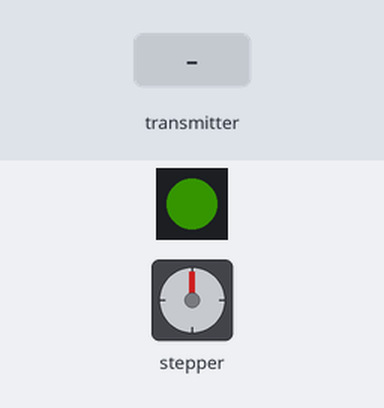
Recording of a program running on a simulated ESP32. Shown: 1 RGB LEDs in strip order, left to right, stepper motor. The test bench sets the inputs (shaded band). Dim RGB values are drawn brighter than linear; stepper angles assume 2048 steps per turn; what the program prints to the serial monitor is not drawn.

Above: at 6.2 s.
6.3 s: the transmitter starts sending direction = 0
At 8.05 s:
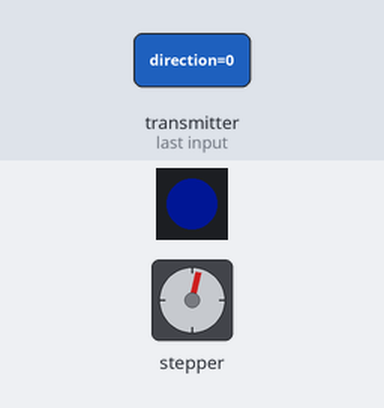
9.3 s: the transmitter starts sending direction = 64
At 10.3 s:
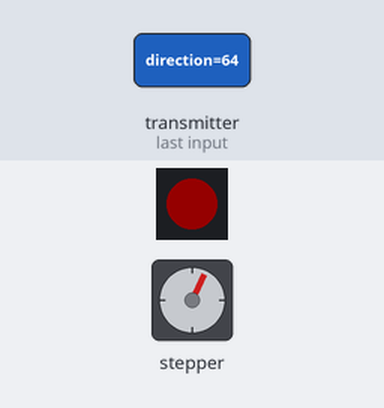
12.3 s: the transmitter starts sending direction = 128
At 12.77 s:
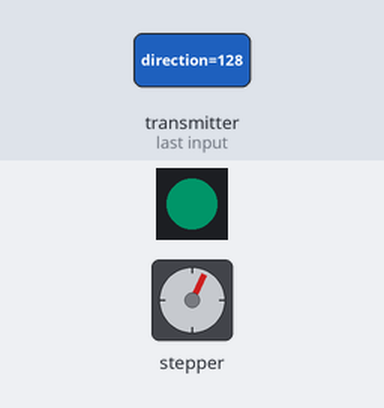
15.3 s: the transmitter starts sending direction = 0
At 16.4 s:
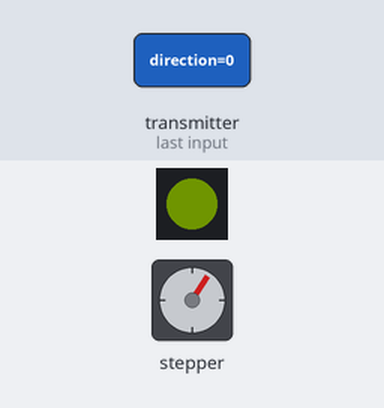
18.3 s: the transmitter starts sending direction = 255
At 19.74 s:
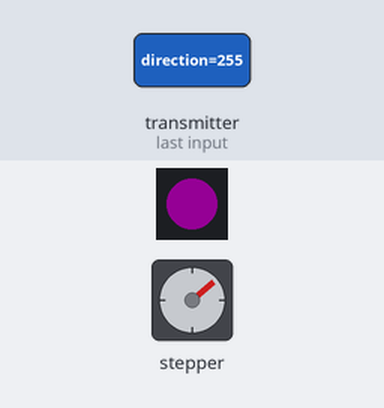
21.3 s: the transmitter starts sending direction = 0
At 21.45 s:
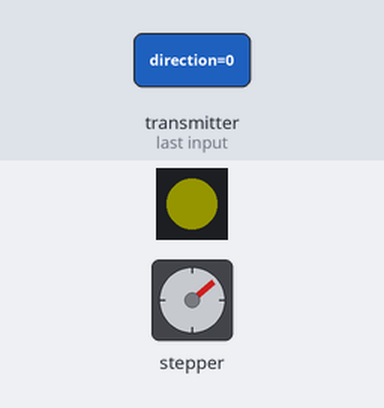
Timing chart, 0 to 41.7 s (numbered marks = the images above; inputs shaded):
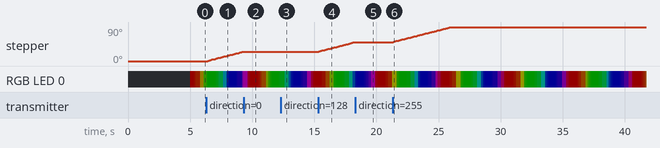

Measured:
- after the input at 9.3 s, stepper: stops changing and stays 25°
- after the input at 15.3 s, stepper: keeps turning clockwise at about 9°/s, starting after 0.06 s
- after the input at 18.3 s, stepper: stops changing and stays 50°
- after the input at 21.3 s, stepper: turns 40° clockwise in 4.6 s, starting at once

The program:

main.cpp
```cpp
#include "global.h"
#include "led_blinky.h"
#include "neo_blinky.h"
#include "task_espnow.h"
#include "stepper_control.h"

void setup()
{
    Serial.begin(115200);
    delay(5000);
    Serial.println("---Starting setup---");

    WiFi.mode(WIFI_STA);
    WiFi.disconnect();
    Serial.print("DIA CHI MAC CUA MACH QUAT: ");
    Serial.println(WiFi.macAddress());

    neo_setup();
    task_espnow();
    step_setup();

    xTaskCreate(neo_animation, "Task NEO Animation", 2048, NULL, 5, NULL);
    xTaskCreate(task_stepper, "Task Stepper Control", 4096, NULL, 5, NULL);
}

void loop()
{
    // Serial.println("Main loop is running...");
    vTaskDelay(pdMS_TO_TICKS(1000));
}
```

global.h
```cpp
#ifndef __GLOBAL_H__
#define __GLOBAL_H__

#include <Arduino.h>
#include "freertos/FreeRTOS.h"
#include "freertos/task.h"
#include "freertos/semphr.h"
#include <WiFi.h>

#define NEO_PIN     48
// #define LED_COUNT   1
// #define LED_GPIO    44

#define RX_FROM_CAM 16
#define TX_TO_CAM   17

typedef struct struct_message {
    uint8_t direction; // 0: Trái, 1: Giữa, 2: Phải, 3: Không người
} struct_message;

extern struct_message myData;

#endif
```

led_blinky.h
```cpp
// #ifndef __LED_BLINKY__
// #define __LED_BLINKY__
// #include <Arduino.h>
// #include "global.h"

// void led_setup();
// void led_blinky(void *pvParameters);

// #endif
```

neo_blinky.h
```cpp
#ifndef __NEO_BLINKY__
#define __NEO_BLINKY__
#include <Arduino.h>
#include <Adafruit_NeoPixel.h>
#include "global.h"


void neo_setup();
void neo_animation(void *pvParameters);
void neo_blinky();

#endif
```

stepper_control.h
```cpp
#ifndef _STEPPER_CONTROL_H
#define _STEPPER_CONTROL_H

#include "global.h"
#include <AccelStepper.h>


void step_setup();
void step_control(int state);
void task_stepper(void *pvParameters);


#endif // _STEPPER_CONTROL_H
```

task_espnow.h
```cpp
#ifndef __TASK_ESPNOW_H__
#define __TASK_ESPNOW_H__

#include "global.h"
#include <Arduino.h>
#include <esp_now.h>

void task_espnow();

#endif // __TASK_ESPNOW_H__
```

global.cpp
```cpp
#include "global.h"
```

led_blinky.cpp
```cpp
// #include "led_blinky.h"
// #include "global.h"

// void led_blinky(void *pvParameters) {
//     pinMode(LED_GPIO, OUTPUT);

//     while (1) {
//         digitalWrite(LED_GPIO, HIGH);
//         vTaskDelay(pdMS_TO_TICKS(500));
//         digitalWrite(LED_GPIO, LOW);
//         vTaskDelay(pdMS_TO_TICKS(500));
//     }
// }
```

neo_blinky.cpp
```cpp
#include "neo_blinky.h"

Adafruit_NeoPixel strip(1, NEO_PIN, NEO_GRB + NEO_KHZ800);

void neo_setup()
{
    strip.begin();
    strip.clear();
    strip.show();
    strip.setBrightness(20);
    // Serial.println("---NeoPixel ready!---");
};

void neo_animation(void *pvParameters)
{
    while (1)
    {
        for (long firstPixelHue = 0; firstPixelHue < 65536; firstPixelHue += 256)
        {
            int pixelHue = firstPixelHue + (0 * 65536L / strip.numPixels());
            strip.setPixelColor(0, strip.gamma32(strip.ColorHSV(pixelHue)));
            strip.show();

            vTaskDelay(pdMS_TO_TICKS(20));
        }
    }
}

void neo_blinky()
{
    digitalWrite(NEO_PIN, !digitalRead(NEO_PIN));
}
```

stepper_control.cpp
```cpp
#include "stepper_control.h"

#define IN1 15
#define IN2 16
#define IN3 17
#define IN4 18

AccelStepper stepper(AccelStepper::FULL4WIRE, IN1, IN3, IN2, IN4);

int stepsPerRevolution = 2048;
float max_speed = 400.0;

const long max_left_pos = -512;
const long max_right_pos = 512;

float tracking_speed = 50.0;
float search_speed = 30.0;

volatile int current_state = 3;

volatile unsigned long last_ai_command_time = 0;

volatile unsigned long time_person_lost = 0;

int sweep_direction = 1;

void step_setup()
{
    stepper.setMaxSpeed(600.0);
    stepper.setCurrentPosition(0);
    Serial.println("---Stepper Ready---");
}

void step_control(int state)
{
    last_ai_command_time = millis();

    if (state != 3)
    {
        time_person_lost = 0;
    }

    if (current_state != state)
    {
        Serial.print("Đã nhận lệnh AI: ");
        Serial.print(state);

        current_state = state;
        if (current_state == 0)
            Serial.println(" -> Yêu cầu quay TRÁI");
        else if (current_state == 1)
            Serial.println(" -> Yêu cầu ĐỨNG IM (GIỮA)");
        else if (current_state == 2)
            Serial.println(" -> Yêu cầu quay PHẢI");
        else
            Serial.println(" -> KHÔNG CÓ NGƯỜI");
    }
};

void task_stepper(void *pvParameters)
{

    while (1)
    {
        long pos = stepper.currentPosition();

        if (last_ai_command_time > 0 && (millis() - last_ai_command_time > 500))
        {
            current_state = 1;
        }

        switch (current_state)
        {
        case 0:
            if (pos < max_right_pos)
            {
                stepper.setSpeed(tracking_speed);
            }
            else
                stepper.setSpeed(0);
            break;
        case 2:
            if (pos > max_left_pos)
            {
                stepper.setSpeed(-tracking_speed);
            }
            else
                stepper.setSpeed(0);
            break;

        case 1:
            stepper.setSpeed(0);
            break;

        case 3:
            if (time_person_lost == 0)
            {
                time_person_lost = millis();
                stepper.setSpeed(0);
            }
            else if (millis() - time_person_lost > 3000)
            {
                if (pos >= max_right_pos)
                    sweep_direction = -1;
                if (pos <= max_left_pos)
                    sweep_direction = 1;
                stepper.setSpeed(sweep_direction * search_speed);
            }
            else
            {
                stepper.setSpeed(0);
            }
            break;
        default:
            stepper.setSpeed(0);
            break;
        }

        stepper.runSpeed();
        vTaskDelay(pdMS_TO_TICKS(1));
    }
}
```

task_espnow.cpp
```cpp
#include "task_espnow.h"
#include "stepper_control.h"

struct_message myData;

void OnDataRecv(const uint8_t * mac, const uint8_t *incomingData, int len) {
    memcpy(&myData, incomingData, sizeof(myData));
    step_control(myData.direction);
}

void task_espnow() {
    if (esp_now_init() != ESP_OK) {
        Serial.println("Lỗi khởi tạo ESP-NOW");
        return;
    }

    esp_now_register_recv_cb(OnDataRecv);

    Serial.println("Mạch Quạt đã sẵn sàng nghe lệnh!");
}
```
